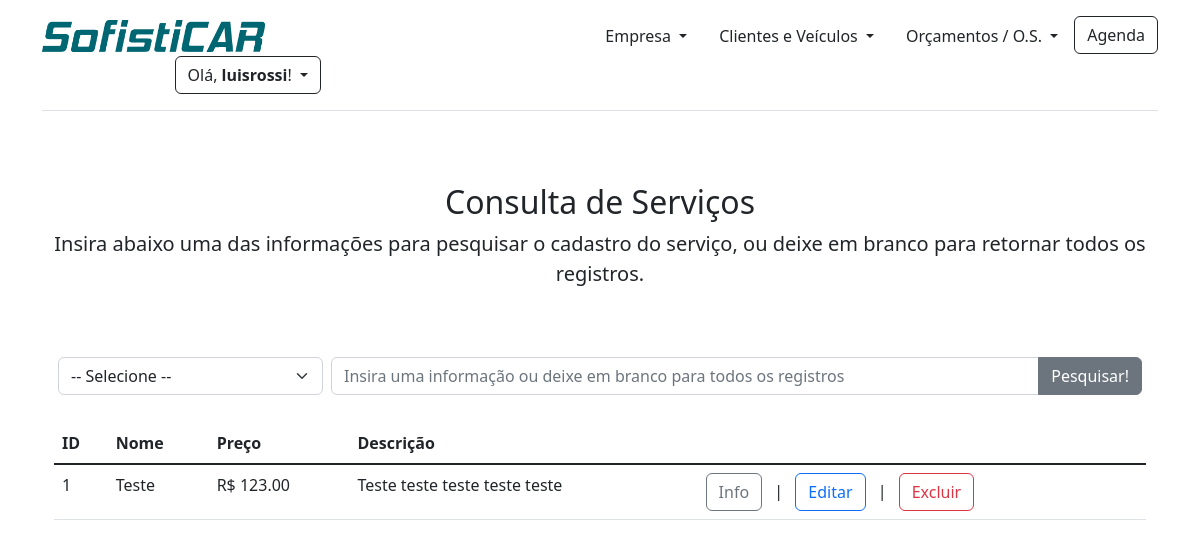
The app's page /servico_resultado (signed in) with its own data.
### app/models/tables.py (models this page shows, shortened)
class Usuario(db.Model):
    __tablename__ = "usuarios"
    id = db.Column(db.Integer, primary_key=True)
    username = db.Column(db.String, unique=True)
    password = db.Column(db.String)
    email = db.Column(db.String, unique=True)
    funcionario_id = db.Column(db.Integer, db.ForeignKey('funcionarios.id'))
    isActive = db.Column(db.Boolean, default=1, nullable=False)
    @property
    def is_authenticated(self):
        return True

class Servico(db.Model):
    __tablename__ = 'servicos'
    id = db.Column(db.Integer, primary_key=True, autoincrement=True)
    nome = db.Column(db.String(150), nullable=False)
    descricao = db.Column(db.String(250), nullable=False)
    valor = db.Column(db.Float, nullable=False)
    isActive = db.Column(db.Boolean, default=1, nullable=False)
    orcamentos = relationship('Orcamento', back_populates="servico")
    def servico_esta_ativo(servico):
        if servico.isActive == 1:
            return "SIM"
        else:
            return "NÃO"

### app/controllers/servicos.py (the view)
@app.route('/servico_resultado', methods=['GET', 'POST'])
def servico_resultado():
    servicos = Servico.query.all()
    campo = ''
    if request.method == 'POST':
        opcao = request.form['opcao']
        campo = request.form['campo']
        return render_template("servico_resultado.html", servicos=servicos, opcao=opcao, campo=campo)
    return render_template("servico_resultado.html", servicos=servicos, campo=campo)

### app/controllers/funcionarios.py (called while the page is built)
@login_manager.user_loader
def load_user(session_token):
    return Usuario.query.filter_by(id=session_token).first()

### app/templates/servico_resultado.html (shortened to what this page needs)
{% extends "base.html" %}
{% block content %}
{% if current_user.is_authenticated %}
<main class="container">
    <div class="py-5 text-center">
        <h2>Consulta de Serviços</h2>
        <p class="lead">Insira abaixo uma das informações para pesquisar o cadastro do serviço, ou deixe em branco para retornar todos os registros.</p>
    </div>
    {% if mensagem_editar %}
    <div class="col-12 text-center">
        <div class="alert alert-success d-flex flex-column align-items-center" role="alert">
            {{ mensagem_editar }}
            <a class="col-3 btn btn-outline-success mt-3" href="/servico_resultado">Retornar para consulta de funcionários</a>
        </div>
    </div>
    {% else %}
    <div class="container">
        <form action="" class="col-12 d-flex" method="POST">
            <div class="col-3 p-1">
                <select class="form-select" name="opcao">
                    <option>-- Selecione --</option>
                </select>
            </div>
            <div class="col-9 p-1">
                <div class="input-group">
                    <input type="text" class="form-control" placeholder="Insira uma informação ou deixe em branco para todos os registros" name="campo">
                    <button type="submit" class="btn btn-secondary">Pesquisar!</button>
                </div>
            </div>
        </form>
        <table class="table col-12">
            <thead class="col-12">
                <th>ID</th>
                <th>Nome</th>
                <th>Preço</th>
                <th>Descrição</th>
            </thead>
            <tbody class="col-12 table-group-divider">
                {% if campo == '' %}
                    {% for servico in servicos %}
                        {% if servico.isActive == 1 %}
                            <tr>
                                <td>{{ servico.id }}</td>
                                <td>{{ servico.nome }}</td>
                                <td>R$ {{ '%0.2f'|format(servico.valor|float) }}</td>
                                <td>{{ servico.descricao }}</td>
                                <td>
                                    <button type="button" class="btn btn-outline-secondary" data-bs-toggle="modal" data-bs-target="#modalinfo{{servico.id}}">
                                        Info
                                    </button>
                                    <span class="p-2">|</span>
                                    <a href="/servico_editar/{{servico.id}}"><button type="button" class="btn btn-outline-primary">Editar</button></a>
                                    <span class="p-2">|</span>
                                    <button type="button" class="btn btn-outline-danger" data-bs-toggle="modal" data-bs-target="#exampleModal{{servico.id}}">
                                        Excluir
                                    </button>
                                </td>
                            </tr>
                        {% endif %}
                    {% endfor %}
                {% endif %}
            </tbody>
        </table>
    </div>
{% endif %}
</main>
{% else %}
    <meta http-equiv="refresh" content="0.1; url='http://localhost:5000/login'" />
{% endif %}
{% endblock %}

### app/templates/base.html (shortened to what this page needs)
<!DOCTYPE html>
<html lang="pt-br">
  <head>
    {% block head %}
    <link href="https://cdn.jsdelivr.net/npm/bootstrap@5.2.3/dist/css/bootstrap.min.css" rel="stylesheet">
    {% endblock %}
  </head>
  <body>
    {% block menu_superior %}
    <div class="container">
      <header class="d-flex flex-wrap align-items-center justify-content-center justify-content-md-between py-3 mb-4 border-bottom">
        <a href="/" class="d-flex align-items-center col-md-3 mb-2 mb-md-0 text-dark text-decoration-none">
          <img src={{ url_for('static', filename="img/logo.png") }} alt="Sofisticar Logo" width="223" height="32">
        </a>
        <ul class="nav col-12 col-md-auto mb-2 justify-content-center mb-md-0">
          <li class="nav-item dropdown">
            <a class="nav-link dropdown-toggle link-dark" href="#" role="button" data-bs-toggle="dropdown" aria-expanded="false">
              Empresa
            </a>
          </li>
          <li class="nav-item dropdown">
            <a class="nav-link dropdown-toggle link-dark" href="#" role="button" data-bs-toggle="dropdown" aria-expanded="false">
              Clientes e Veículos
            </a>
          </li>
          <li class="nav-item dropdown">
            <a class="nav-link dropdown-toggle link-dark" href="#" role="button" data-bs-toggle="dropdown" aria-expanded="false">
              Orçamentos / O.S.
            </a>
          </li>
          <li><a class="btn btn-outline-dark" href="#">Agenda</a></li>
        </ul>
        <div class="col-md-3 text-end dropdown">
          {% if current_user.is_authenticated %}
            <div class="dropdown">
              <a class="btn btn-outline-dark dropdown-toggle" type="button" data-bs-toggle="dropdown" aria-expanded="false">
                Olá, <strong>{{current_user.username}}</strong>!
              </a>
            </div>
          {% else %}
            <div class="dropdown">
              <a href="{{url_for('login')}}" class="btn btn-outline-success">Login</a>
            </div>
          {% endif %}
        </div>
      </header>
    </div>
    {% endblock %}
    {% block content %}
    {% endblock %}
  </body>
</html>

### records on screen
Usuario: username "luisrossi"
Servico: id "1", nome "Teste", valor "123.00", descricao "Teste teste teste teste teste"
